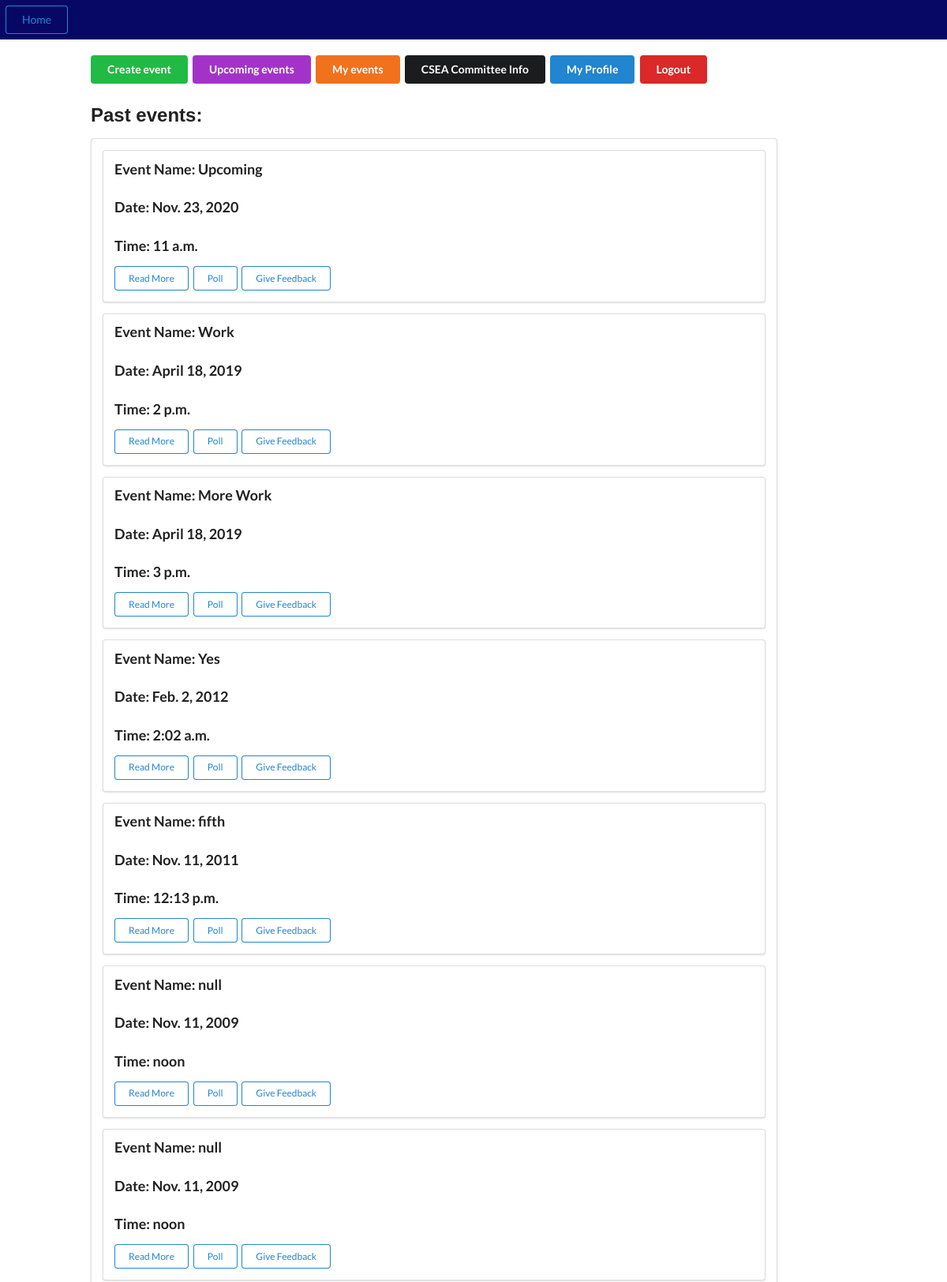
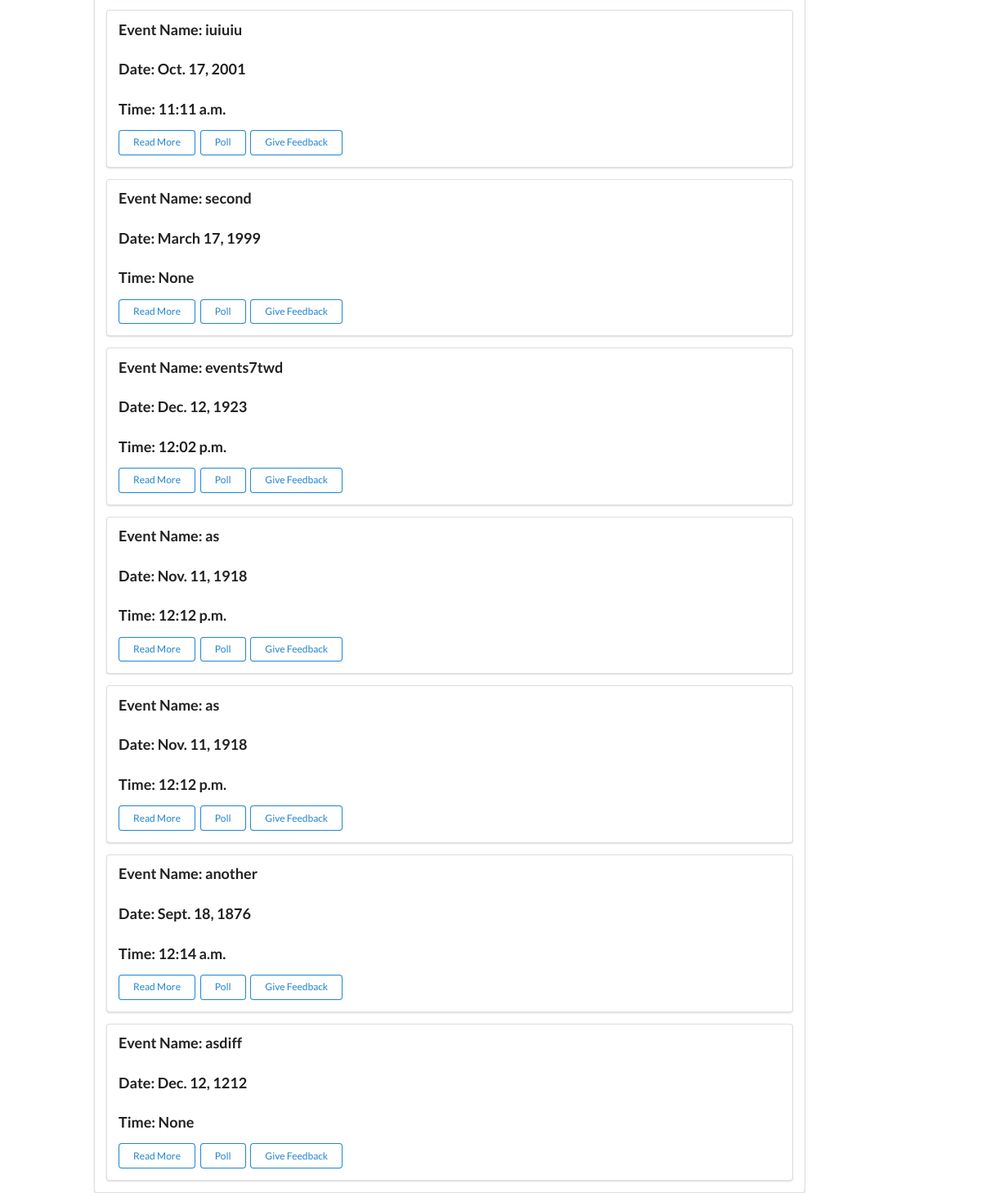
The app's page /past-events/ (signed in) with its own data (2 pictures, top to bottom).
### events/models.py (models this page shows, shortened)
class Event(models.Model):
    name = models.CharField(max_length=300)
    event_id = models.UUIDField(primary_key=True, default=uuid.uuid4, help_text='Unique ID for this particular event', blank=True)
    fee = models.PositiveIntegerField()
    capacity  = models.PositiveIntegerField()
    target_audience = models.CharField(max_length=300)
    date = models.DateField(null = False, blank = False)
    time = models.TimeField(auto_now=False, auto_now_add=False, blank=True, null=True)
    summary = models.TextField(blank=True, null=True)
    faq = models.TextField(blank=True, null=True)
    tags = models.CharField(max_length=300, help_text=' (Press Ctrl to select multiple)')
    organisors = models.CharField(max_length=300)
    contact_info = models.CharField(max_length=300)
    venue = models.CharField(max_length=50, choices=(('L1','Lecture Hall 1'),('L2','Lecture Hall 2'),('L1','Lecture Hall 3'),('L1','Lecture Hall 4'),('Audi','Auditorium')),default='Audi')
    invitees_btech = models.ManyToManyField(Btech, help_text=' (Press Ctrl to select multiple)', blank=True)
    invitees_mtech = models.ManyToManyField(Mtech, help_text=' (Press Ctrl to select multiple)', blank=True)
    invitees_phd = models.ManyToManyField(PhD, blank=True)
    comment_for_admin = models.CharField(max_length=300)
    approval = models.CharField(max_length=50, choices = (('Appr','Approved'),('Pend','Pending'),('Decl','Declined')), default='Pend')
    requestor = models.CharField(max_length=100, blank=True)
    curr_audience = models.IntegerField(blank=True, null=True)
    image_string = models.TextField(blank=True, default= "None")
    faq_question_1 = models.CharField(max_length=500,blank=True)
    faq_question_2 = models.CharField(max_length=500,blank=True)
    faq_question_3 = models.CharField(max_length=500,blank=True)
    faq_question_4 = models.CharField(max_length=500,blank=True)
    faq_question_5 = models.CharField(max_length=500,blank=True)
    faq_answer_1 = models.CharField(max_length=500,blank=True)
    faq_answer_2 = models.CharField(max_length=500,blank=True)
    faq_answer_3 = models.CharField(max_length=500,blank=True)
    faq_answer_4 = models.CharField(max_length=500,blank=True)
    faq_answer_5 = models.CharField(max_length=500,blank=True)

### events/views.py (the view)
# urls.py: path('past-events/',views.past,name='past'),
@login_required(login_url='loginPage')
def past(request):
    events=Event.objects.filter(date__lt=date.today()).order_by('-date')
    return render(request, 'past.html', {'display_id':str(request.user), 'events':events})

### templates/past.html (shortened to what this page needs)
{%extends 'base.html'%}
{% block content%}
    <div class='col-sm-1'></div>
    <div class='col-md-9 '>
        <br>
            <a href='{% url "create_event" %}' class='ui positive button'>Create event </a>
            <a href='{% url "home_page" %}' class='ui purple button'>Upcoming events</a>
            <a href='{% url "my_events" %}' class='ui  orange button '>My events</a>
            <a href='#' class='ui yellow secondary   button'>CSEA Committee Info</a>
            <a href='{% url "profile" %}' class='ui primary button'>My Profile</a>
            <a href='{% url "logout" %}' class='ui negative button'>Logout</a>
            <h2 style='font-family: Arial, Helvetica, sans-serif'>Past events: </h2>
                <div class='ui segment'>
                    {% for i in events%}
                    <div class='ui segment'>
                        <h3 class='ui header'>Event Name: {{ i.name}}</h3>
                        <h3 class='ui header'>Date: {{ i.date}}</h3>
                        <h3 class='ui header'>Time: {{i.time}}</h3>
                        <a href="{% url 'polling' i.event_id %}"class='ui tiny primary basic button'>Read More</a>
                        <a href="#" class='ui tiny primary basic button'>Poll</a>
                        <a href='{% url "feedback" i.event_id  %}' class='ui tiny primary basic button'>Give Feedback</a>
                    </div>
                    {% endfor%}
                </div>
    </div>
{%endblock%}

### templates/base.html (style rules this page uses)
a { color: goldenrod; font-size: 1.5em; text-decoration:none; font-family: Arial }

### records on screen
Event: name "Upcoming", date "Nov. 23, 2020", time "11 a.m."
Event: name "Work", date "April 18, 2019", time "2 p.m."
Event: name "More Work", date "April 18, 2019", time "3 p.m."
Event: name "Yes", date "Feb. 2, 2012", time "2:02 a.m."
Event: name "fifth", date "Nov. 11, 2011", time "12:13 p.m."
Event: name "null", date "Nov. 11, 2009", time "noon"
Event: name "null", date "Nov. 11, 2009", time "noon"
Event: name "iuiuiu", date "Oct. 17, 2001", time "11:11 a.m."
Event: name "second", date "March 17, 1999", time "None"
Event: name "events7twd", date "Dec. 12, 1923", time "12:02 p.m."
Event: name "as", date "Nov. 11, 1918", time "12:12 p.m."
Event: name "as", date "Nov. 11, 1918", time "12:12 p.m."
Event: name "another", date "Sept. 18, 1876", time "12:14 a.m."
Event: name "asdiff", date "Dec. 12, 1212", time "None"
